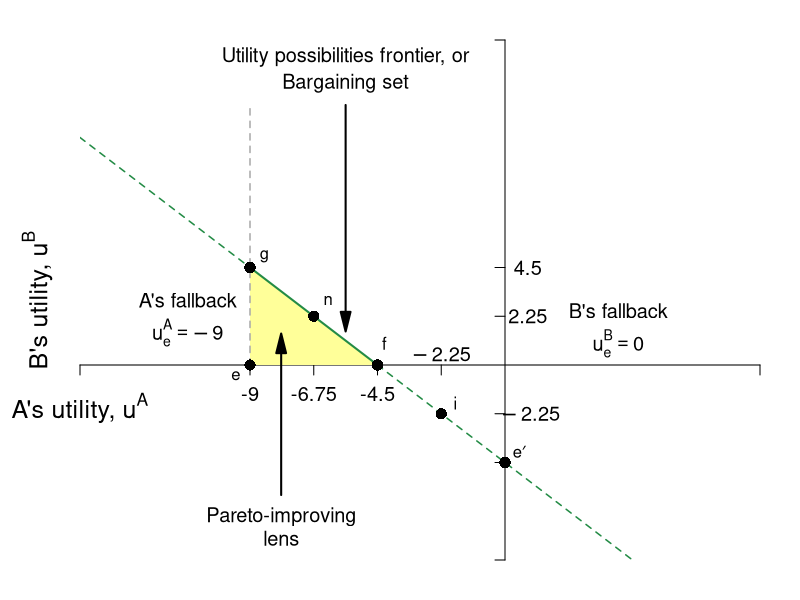

Write R code to recreate this figure.
require(shape)
pdf(file = "what_can_markets_do/upf_bargaining_coase.pdf", width = 9, height = 7)

#Set parameters for graphics
axislabelsize <- 1.5
labelsize <- 1.2
graphlinewidth <- 2
segmentlinewidth <- 1.5

COL <- c("#7fc97f", "#beaed4", "#fdc086", "#ffff99", "#386cb0", "#f0027f", "#bf5b17", "#666666")
COLA <- c("#e0f3db", "#99d8c9","#66c2a4","#41ae76", "#238b45", "#005824")
COLB <- c("#c6dbef", "#4eb3d3", "#2b8cbe", "#0868ac","#084081")
COLC <- c("#fcfbfd", "#efedf5", "#dadaeb", "#bcbddc", "#9e9ac8", "#807dba", "#6a51a3", "#54278f", "#3f007d")

par(mar =  c(2, 4, 2, 2))
xlims <- c(-15, 9)
ylims <- c(-9, 15)

upf <- function(uA, intercept = -4.5, slope = 1){
  intercept - slope*uA
}


#Plot command 
plot(40, 40, xlim = xlims, ylim = ylims, 
     type = "n",
     xlab = expression(paste("")),
     ylab = expression(paste("")), 
     axes = FALSE,
     # xlab = expression(paste("Bob's Payoff, ", u^B)),
     # ylab = expression(paste("Alfredo's Payoff, ", u^A)),
     #xaxt = "n", 
     #yaxt = "n", 
     cex.lab = axislabelsize, 
     bty = "n", 
     xaxs="i", 
     yaxs="i"
)

#Customize ticks and labels for the plot
# ticksy <- seq(ylims[1], ylims[2], 1)
# ylabels <- seq(ylims[1], ylims[2], 1)
# ticksx <- seq(xlims[1], xlims[2], 1)
# xlabels <- seq(xlims[1], xlims[2], 1)
ticksy <- c(ylims[1], -4.5, -2.25, 2.25, 4.5, ylims[2])
ylabels <- c(NA, NA, NA, NA, NA, NA)
ticksx <- c(xlims[1], -9, -6.75, -4.5, -2.25, xlims[2])
xlabels <- c(NA, -9, -6.75, -4.5, NA, NA)
axis(1, at = ticksx, pos = 0, labels = xlabels, cex.axis = labelsize)
axis(2, at = ticksy, pos = 0, labels = ylabels, las = 1, cex.axis = labelsize)
#mtext(expression(paste("A's utility, ", u^A)), side = 1, line = 2.5, cex = axislabelsize)

text(xlims[1], ylims[2] - 0.5*(ylims[2] - ylims[1]) - 5, expression(paste("A's utility, ", u^A)), xpd = TRUE, cex = axislabelsize) 

text(xlims[1] - 1.5, ylims[2] - 0.5*(ylims[2] - ylims[1]), expression(paste("B's utility, ", u^B)), xpd = TRUE, cex = axislabelsize, srt = 90) 


#Label 2.25 and 4.5
text(0.8, 2.25, expression(paste(2.25)), xpd = TRUE, cex = labelsize) 
text(0.8, 4.5, expression(paste(4.5)), xpd = TRUE, cex = labelsize) 
text(0.9, -2.25 , expression(paste(-2.25)), xpd = TRUE, cex = labelsize) 
text(-2.25, 0.5 , expression(paste(-2.25)), xpd = TRUE, cex = labelsize) 

#Rent polygon
xrent <- c(-9, -9, -4.5, -9)
yrent <- c(0, 4.5, 0, 0)
polygon(xrent, yrent, col=COL[4], density = NULL, border = NA)

npts <- 500 
xx1 <- seq(xlims[1], -9, length.out = npts)
xx2 <- seq(-9, -4.5, length.out = npts)
xx3 <- seq(-4.5, xlims[2], length.out = npts)
lines(xx1, upf(xx1), col = COLA[5], lwd = segmentlinewidth, lty = 2)
lines(xx2, upf(xx2), col = COLA[5], lwd = graphlinewidth)
lines(xx3, upf(xx3), col = COLA[5], lwd = segmentlinewidth, lty = 2)



#Lines for the coordinates of the Nash equilbrium
text(-7.9, -7, expression(paste("Pareto-improving")), cex = labelsize)
text(-7.9, -8, expression(paste("lens")), cex = labelsize)
Arrows(-7.9, -6, -7.9, 1, col = "black", lty = 1, lwd = 2, arr.type = "triangle")

#Label the UPF
text(-5.625, 14.2, expression(paste("Utility possibilities frontier, or")), cex = labelsize)
text(-5.625, 13, expression(paste("Bargaining set")), cex = labelsize)
Arrows(-5.625, 12, -5.625, 2, col = "black", lty = 1, lwd = 2, arr.type = "triangle")

#Lines for Fallback positions
segments(-9, 0, -9, 12, lty = 2, col = "darkgrey", lwd = segmentlinewidth)
text(-11.2, 3, expression(paste("A's fallback")), cex = labelsize)
text(-11.2, 1.5, expression(paste(u[e]^A == -9)), cex = labelsize)

segments(46, 40, 46, ylims[2], lty = 2, col = "darkgrey", lwd = segmentlinewidth)

text(4, 2.5, expression(paste("B's fallback")), cex = labelsize)
text(4, 1, expression(paste(u[e]^B == 0)), cex = labelsize)

#Add points

points(0, -4.5, pch = 16, col = "black", cex = 1.5)
text(0.5, -4, expression(paste(e*minute)))


points(-4.5, 0, pch = 16, col = "black", cex = 1.5)
text(-4.25, 1, expression(paste("f")))

segments(0, 55, 55, 55, lty = 2, col = "darkgrey", lwd = segmentlinewidth)
segments(55, 0, 55, 55, lty = 2, col = "darkgrey", lwd = segmentlinewidth)
points(55, 55, pch = 16, col = "black", cex = 1.5)
text(55.75, 55.75, expression(paste("i")))

segments(0, 64, 46, 64, lty = 2, col = "darkgrey", lwd = segmentlinewidth)

points(-9, 4.5, pch = 16, col = "black", cex = 1.5)
text(-8.5, 5, expression(paste("g")))

segments(64, 0, 64, 46, lty = 2, col = "darkgrey", lwd = segmentlinewidth)
points(46, 46, pch = 16, col = "black", cex = 1.5)
text(45.25, 45.25, expression(paste("n")))

points(-6.75, 2.25, pch = 16, col = "black", cex = 1.5)
text(-6.25, 3, expression(paste(n)))

points(-9, 0, pch = 16, col = "black", cex = 1.5)
text(-9.5, -0.5, expression(paste("e")))



points(-2.25, -2.25, pch = 16, col = "black", cex = 1.5)
text(-1.75, -1.75, expression(paste(i)))



dev.off()
